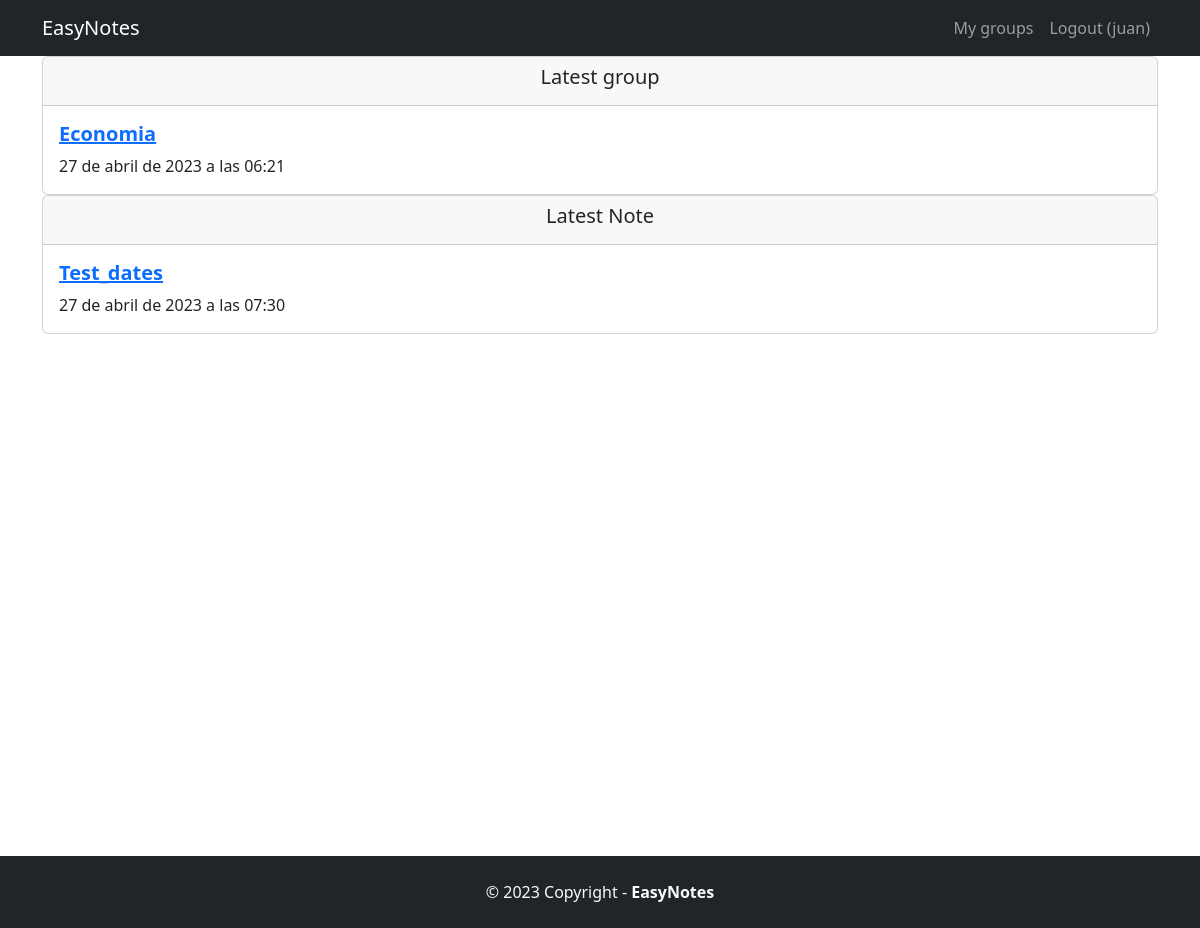
Before: / (signed in) with the older database file.
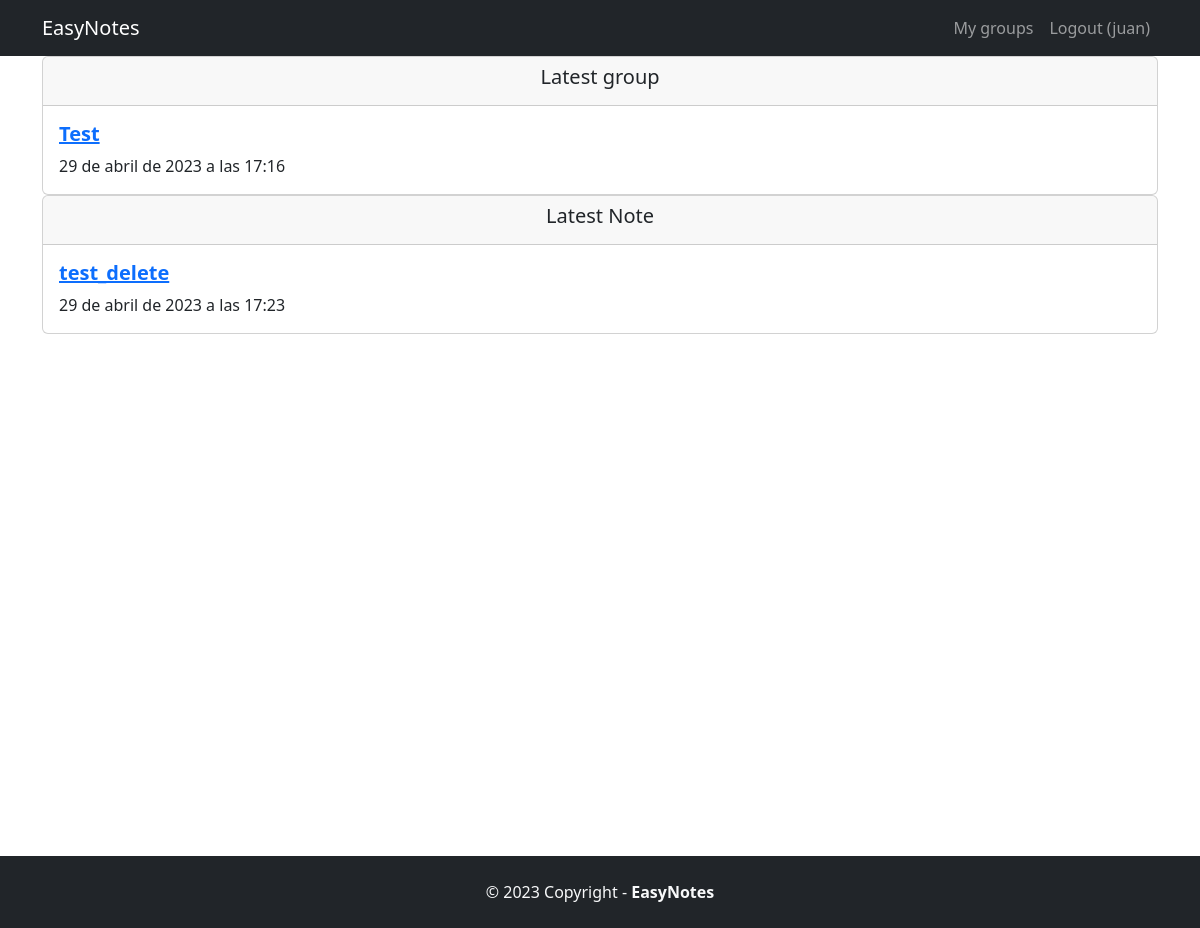
After: the same page with the newer database file.
### AppLogic/models.py (models this page shows)
class MyGroups(models.Model):
    title = models.CharField(max_length=100)
    user = models.ForeignKey(User, null=True,on_delete=models.CASCADE)
    creation_date = models.DateTimeField(auto_now_add=True)

class Transcripciones(models.Model):
    title = models.CharField(max_length=100)
    transcripcion = models.TextField()
    resumen = models.TextField(null=True,blank=True)
    user = models.ForeignKey(User, null=True,on_delete=models.CASCADE)
    group = models.ForeignKey(MyGroups, null=True,on_delete=models.CASCADE)
    creation_date = models.DateTimeField(auto_now_add=True)

### EasyNotes/views.py (the view)
# urls.py: 2. Add a URL to urlpatterns:  path('', views.home, name='home')
def home(request):
    if request.user.is_authenticated:
        if MyGroups.objects.filter(user_id=request.user.id):
            lastest_group = MyGroups.objects.filter(user_id=request.user.id).latest('creation_date')
            if Transcripciones.objects.filter(user_id=request.user.id):
                lastest_note = Transcripciones.objects.filter(user_id=request.user.id).latest('creation_date')
            else:
                lastest_note = None
            return render(request, 'home.html',{'note': lastest_note, 'group': lastest_group, 'op': True})
        else:
            return render(request, 'home.html', {'op': False})
    else:
        return render(request, 'home.html')

### EasyNotes/templates/home.html (shortened to what this page needs)
{% extends 'base.html' %}
{% load static %}
{% block content %}
{% if user.is_authenticated and op %}
    <div class="container">
        <div class="card mb-3" >
            <div class="row g-0">
                <div class="col-md-12">
                    <div class="card-header">
                        <h5 class="card-title" align="center">Latest group </h5>
                    </div>
                    <div class="card-body" >
                        <a href="{% url 'list' group.id %}">
                            <h5 class="card-title fw-bold">{{ group.title }}</h5>
                        </a>
                        <p class="card-text">{{ group.creation_date  }}</p>
                    </div>
                </div>
            </div>
        </div>
    </div>
    {% if note %}
        <div class="container">
            <div class="card mb-3" >
                <div class="row g-0">
                    <div class="col-md-12">
                        <div class="card-header">
                            <h5 class="card-title" align="center">Latest Note</h5>
                        </div>
                        <div class="card-body" >
                            <a href="{% url 'detail' note.id %}">
                                <h5 class="card-title fw-bold">{{ note.title }}</h5>
                            </a>
                            <p class="card-text">{{ note.creation_date  }}</p>
                        </div>
                    </div>
                </div>
            </div>
        </div>
    {% endif %}
{% elif user.is_authenticated and not op %}
    <h5>You do not have any item</h5>
{% endif %}
{% endblock content %}

Changed rows visible on the page:
no longer on this page (row unchanged): MyGroups: title "Economia", creation_date "27 de abril de 2023 a las 06:21"
no longer on this page (row unchanged): Transcripciones: title "Test_dates", creation_date "27 de abril de 2023 a las 07:30"
added MyGroups: title "Test", creation_date "29 de abril de 2023 a las 17:16"
added Transcripciones: title "test_delete", creation_date "29 de abril de 2023 a las 17:23"
